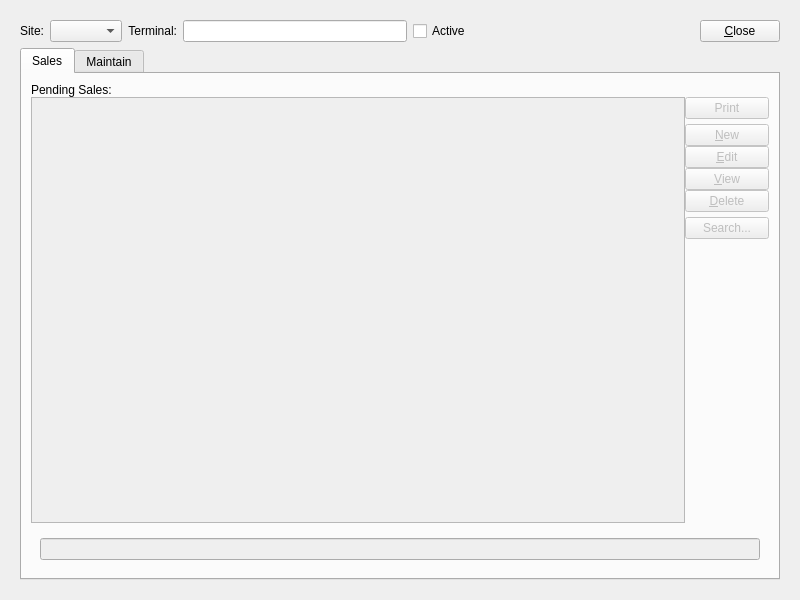
<?xml version="1.0" encoding="UTF-8"?>
<ui version="4.0">
 <class>cashRegister</class>
 <widget class="QWidget" name="cashRegister">
  <property name="geometry">
   <rect>
    <x>0</x>
    <y>0</y>
    <width>800</width>
    <height>600</height>
   </rect>
  </property>
  <property name="windowTitle">
   <string>Cash Register</string>
  </property>
  <layout class="QGridLayout" name="gridLayout_3">
   <item row="0" column="0">
    <widget class="Screen" name="_cashRegister">
     <property name="schemaName">
      <string notr="true">xtpos</string>
     </property>
     <property name="tableName">
      <string notr="true">api_cashregister</string>
     </property>
     <property name="primaryKeyColumns">
      <number>2</number>
     </property>
     <layout class="QGridLayout" name="gridLayout_2">
      <item row="0" column="0">
       <layout class="QHBoxLayout" name="_2">
        <item>
         <widget class="XLabel" name="_siteLit">
          <property name="text">
           <string>Site:</string>
          </property>
          <property name="alignment">
           <set>Qt::AlignRight|Qt::AlignTrailing|Qt::AlignVCenter</set>
          </property>
         </widget>
        </item>
        <item>
         <widget class="WComboBox" name="_site">
          <property name="fieldName">
           <string notr="true">site</string>
          </property>
         </widget>
        </item>
        <item>
         <widget class="XLabel" name="_registerLit">
          <property name="text">
           <string>Terminal:</string>
          </property>
          <property name="alignment">
           <set>Qt::AlignRight|Qt::AlignTrailing|Qt::AlignVCenter</set>
          </property>
         </widget>
        </item>
        <item>
         <widget class="XLineEdit" name="_terminal">
          <property name="fieldName">
           <string notr="true">terminal</string>
          </property>
         </widget>
        </item>
        <item>
         <widget class="XCheckBox" name="_active">
          <property name="text">
           <string>Active</string>
          </property>
          <property name="fieldName">
           <string notr="true">active</string>
          </property>
          <property name="forgetful">
           <bool>true</bool>
          </property>
         </widget>
        </item>
        <item>
         <spacer>
          <property name="orientation">
           <enum>Qt::Horizontal</enum>
          </property>
          <property name="sizeHint" stdset="0">
           <size>
            <width>40</width>
            <height>20</height>
           </size>
          </property>
         </spacer>
        </item>
        <item>
         <widget class="QPushButton" name="_close">
          <property name="enabled">
           <bool>true</bool>
          </property>
          <property name="text">
           <string>&amp;Close</string>
          </property>
         </widget>
        </item>
       </layout>
      </item>
      <item row="1" column="0">
       <widget class="QTabWidget" name="_tab">
        <property name="currentIndex">
         <number>0</number>
        </property>
        <widget class="QWidget" name="_salesTab">
         <attribute name="title">
          <string>Sales</string>
         </attribute>
         <layout class="QGridLayout" name="gridLayout_7">
          <item row="0" column="0">
           <widget class="Screen" name="_sale">
            <property name="schemaName">
             <string>xtpos</string>
            </property>
            <property name="tableName">
             <string notr="true">api_sale</string>
            </property>
            <layout class="QGridLayout" name="gridLayout_4">
             <property name="margin">
              <number>0</number>
             </property>
             <item row="0" column="0">
              <layout class="QVBoxLayout" name="_3">
               <property name="spacing">
                <number>0</number>
               </property>
               <item>
                <widget class="QLabel" name="_salesLit">
                 <property name="text">
                  <string>Pending Sales:</string>
                 </property>
                </widget>
               </item>
               <item>
                <layout class="QHBoxLayout" name="_4">
                 <item>
                  <widget class="XTreeView" name="_sales">
                   <property name="enabled">
                    <bool>false</bool>
                   </property>
                   <property name="editTriggers">
                    <set>QAbstractItemView::NoEditTriggers</set>
                   </property>
                   <property name="rootIsDecorated">
                    <bool>false</bool>
                   </property>
                   <property name="itemsExpandable">
                    <bool>false</bool>
                   </property>
                  </widget>
                 </item>
                 <item>
                  <layout class="QVBoxLayout" name="_5">
                   <item>
                    <layout class="QVBoxLayout" name="_6">
                     <item>
                      <widget class="QPushButton" name="_print">
                       <property name="enabled">
                        <bool>false</bool>
                       </property>
                       <property name="text">
                        <string>Print</string>
                       </property>
                      </widget>
                     </item>
                     <item>
                      <spacer name="verticalSpacer">
                       <property name="orientation">
                        <enum>Qt::Vertical</enum>
                       </property>
                       <property name="sizeType">
                        <enum>QSizePolicy::Preferred</enum>
                       </property>
                       <property name="sizeHint" stdset="0">
                        <size>
                         <width>20</width>
                         <height>5</height>
                        </size>
                       </property>
                      </spacer>
                     </item>
                     <item>
                      <widget class="QPushButton" name="_new">
                       <property name="enabled">
                        <bool>false</bool>
                       </property>
                       <property name="text">
                        <string>&amp;New</string>
                       </property>
                      </widget>
                     </item>
                     <item>
                      <widget class="QPushButton" name="_edit">
                       <property name="enabled">
                        <bool>false</bool>
                       </property>
                       <property name="text">
                        <string>&amp;Edit</string>
                       </property>
                      </widget>
                     </item>
                     <item>
                      <widget class="QPushButton" name="_view">
                       <property name="enabled">
                        <bool>false</bool>
                       </property>
                       <property name="text">
                        <string>&amp;View</string>
                       </property>
                      </widget>
                     </item>
                     <item>
                      <widget class="QPushButton" name="_delete">
                       <property name="enabled">
                        <bool>false</bool>
                       </property>
                       <property name="text">
                        <string>&amp;Delete</string>
                       </property>
                      </widget>
                     </item>
                     <item>
                      <spacer name="verticalSpacer_2">
                       <property name="orientation">
                        <enum>Qt::Vertical</enum>
                       </property>
                       <property name="sizeType">
                        <enum>QSizePolicy::Preferred</enum>
                       </property>
                       <property name="sizeHint" stdset="0">
                        <size>
                         <width>20</width>
                         <height>5</height>
                        </size>
                       </property>
                      </spacer>
                     </item>
                     <item>
                      <widget class="QPushButton" name="_search">
                       <property name="enabled">
                        <bool>false</bool>
                       </property>
                       <property name="text">
                        <string>Search...</string>
                       </property>
                      </widget>
                     </item>
                    </layout>
                   </item>
                   <item>
                    <spacer>
                     <property name="orientation">
                      <enum>Qt::Vertical</enum>
                     </property>
                     <property name="sizeType">
                      <enum>QSizePolicy::Expanding</enum>
                     </property>
                     <property name="sizeHint" stdset="0">
                      <size>
                       <width>84</width>
                       <height>211</height>
                      </size>
                     </property>
                    </spacer>
                   </item>
                  </layout>
                 </item>
                </layout>
               </item>
              </layout>
             </item>
            </layout>
           </widget>
          </item>
          <item row="1" column="0">
           <widget class="Screen" name="_selectedSale">
            <property name="schemaName">
             <string notr="true">xtpos</string>
            </property>
            <property name="tableName">
             <string>api_sale</string>
            </property>
            <property name="mode">
             <enum>Screen::View</enum>
            </property>
            <layout class="QHBoxLayout" name="horizontalLayout_3">
             <item>
              <widget class="XLineEdit" name="_number">
               <property name="enabled">
                <bool>false</bool>
               </property>
               <property name="sizePolicy">
                <sizepolicy hsizetype="Ignored" vsizetype="Fixed">
                 <horstretch>0</horstretch>
                 <verstretch>0</verstretch>
                </sizepolicy>
               </property>
               <property name="fieldName">
                <string notr="true">sale_number</string>
               </property>
              </widget>
             </item>
            </layout>
           </widget>
          </item>
         </layout>
        </widget>
        <widget class="QWidget" name="_maintainTab">
         <attribute name="title">
          <string>Maintain</string>
         </attribute>
         <layout class="QGridLayout" name="gridLayout_6">
          <item row="0" column="0">
           <layout class="QHBoxLayout" name="horizontalLayout_2">
            <item>
             <widget class="QLabel" name="_opentimeLit">
              <property name="text">
               <string>Opened:</string>
              </property>
              <property name="alignment">
               <set>Qt::AlignRight|Qt::AlignTrailing|Qt::AlignVCenter</set>
              </property>
             </widget>
            </item>
            <item>
             <widget class="XLineEdit" name="_opened">
              <property name="enabled">
               <bool>false</bool>
              </property>
              <property name="fieldName">
               <string notr="true">opened</string>
              </property>
             </widget>
            </item>
            <item>
             <spacer name="horizontalSpacer">
              <property name="orientation">
               <enum>Qt::Horizontal</enum>
              </property>
              <property name="sizeHint" stdset="0">
               <size>
                <width>40</width>
                <height>20</height>
               </size>
              </property>
             </spacer>
            </item>
            <item>
             <widget class="XLabel" name="_actionLit">
              <property name="text">
               <string>Action:</string>
              </property>
              <property name="alignment">
               <set>Qt::AlignRight|Qt::AlignTrailing|Qt::AlignVCenter</set>
              </property>
             </widget>
            </item>
            <item>
             <layout class="QHBoxLayout" name="_7">
              <item>
               <widget class="XComboBox" name="_action">
                <property name="fieldName">
                 <string notr="true">action</string>
                </property>
               </widget>
              </item>
              <item>
               <spacer>
                <property name="orientation">
                 <enum>Qt::Horizontal</enum>
                </property>
                <property name="sizeHint" stdset="0">
                 <size>
                  <width>40</width>
                  <height>20</height>
                 </size>
                </property>
               </spacer>
              </item>
              <item>
               <widget class="QPushButton" name="_post">
                <property name="text">
                 <string>&amp;Post</string>
                </property>
                <property name="default">
                 <bool>true</bool>
                </property>
               </widget>
              </item>
             </layout>
            </item>
           </layout>
          </item>
          <item row="1" column="0">
           <widget class="QGroupBox" name="_statsGroup">
            <property name="title">
             <string/>
            </property>
            <layout class="QGridLayout" name="gridLayout">
             <item row="0" column="0">
              <layout class="QHBoxLayout" name="_8">
               <item>
                <layout class="QGridLayout" name="_9">
                 <property name="verticalSpacing">
                  <number>12</number>
                 </property>
                 <item row="0" column="0">
                  <widget class="QLabel" name="_openBalanceLit">
                   <property name="text">
                    <string>Opening Balance:</string>
                   </property>
                  </widget>
                 </item>
                 <item row="0" column="1">
                  <widget class="CurrCluster" name="_openBalance">
                   <property name="fieldNameValue">
                    <string notr="true">opening_balance</string>
                   </property>
                   <property name="currencyEnabled">
                    <bool>false</bool>
                   </property>
                   <property name="currencyVisible">
                    <bool>false</bool>
                   </property>
                   <property name="enabled">
                    <bool>false</bool>
                   </property>
                  </widget>
                 </item>
                 <item row="0" column="2">
                  <widget class="QLabel" name="_cashSalesLit">
                   <property name="text">
                    <string>Cash Sales:</string>
                   </property>
                   <property name="alignment">
                    <set>Qt::AlignRight|Qt::AlignTrailing|Qt::AlignVCenter</set>
                   </property>
                  </widget>
                 </item>
                 <item row="0" column="3">
                  <widget class="CurrCluster" name="_cashSales">
                   <property name="fieldNameValue">
                    <string notr="true">cash_sales</string>
                   </property>
                   <property name="currencyEnabled">
                    <bool>false</bool>
                   </property>
                   <property name="currencyVisible">
                    <bool>false</bool>
                   </property>
                   <property name="enabled">
                    <bool>false</bool>
                   </property>
                  </widget>
                 </item>
                 <item row="1" column="0">
                  <widget class="QLabel" name="_currentBalanceLit">
                   <property name="text">
                    <string>Current Balance:</string>
                   </property>
                   <property name="alignment">
                    <set>Qt::AlignRight|Qt::AlignTrailing|Qt::AlignVCenter</set>
                   </property>
                  </widget>
                 </item>
                 <item row="1" column="1">
                  <widget class="CurrCluster" name="_currentBalance">
                   <property name="fieldNameValue">
                    <string notr="true">current_balance</string>
                   </property>
                   <property name="currencyEnabled">
                    <bool>false</bool>
                   </property>
                   <property name="currencyVisible">
                    <bool>false</bool>
                   </property>
                   <property name="enabled">
                    <bool>false</bool>
                   </property>
                  </widget>
                 </item>
                 <item row="1" column="2">
                  <widget class="QLabel" name="_ccSalesLit">
                   <property name="text">
                    <string>Credit Card Sales</string>
                   </property>
                   <property name="alignment">
                    <set>Qt::AlignRight|Qt::AlignTrailing|Qt::AlignVCenter</set>
                   </property>
                  </widget>
                 </item>
                 <item row="1" column="3">
                  <widget class="CurrCluster" name="_ccSales">
                   <property name="fieldNameValue">
                    <string notr="true">credit_card_sales</string>
                   </property>
                   <property name="currencyEnabled">
                    <bool>false</bool>
                   </property>
                   <property name="currencyVisible">
                    <bool>false</bool>
                   </property>
                   <property name="enabled">
                    <bool>false</bool>
                   </property>
                  </widget>
                 </item>
                 <item row="2" column="0">
                  <widget class="QLabel" name="_totalSalesLit">
                   <property name="text">
                    <string>Total Sales:</string>
                   </property>
                   <property name="alignment">
                    <set>Qt::AlignRight|Qt::AlignTrailing|Qt::AlignVCenter</set>
                   </property>
                  </widget>
                 </item>
                 <item row="2" column="1">
                  <widget class="CurrCluster" name="_totalSales">
                   <property name="fieldNameValue">
                    <string notr="true">total_sales</string>
                   </property>
                   <property name="currencyEnabled">
                    <bool>false</bool>
                   </property>
                   <property name="currencyVisible">
                    <bool>false</bool>
                   </property>
                   <property name="enabled">
                    <bool>false</bool>
                   </property>
                  </widget>
                 </item>
                 <item row="2" column="2">
                  <widget class="QLabel" name="_checkSalesLit">
                   <property name="text">
                    <string>Check Sales:</string>
                   </property>
                   <property name="alignment">
                    <set>Qt::AlignRight|Qt::AlignTrailing|Qt::AlignVCenter</set>
                   </property>
                  </widget>
                 </item>
                 <item row="2" column="3">
                  <widget class="CurrCluster" name="_checkSales">
                   <property name="fieldNameValue">
                    <string notr="true">check_sales</string>
                   </property>
                   <property name="currencyEnabled">
                    <bool>false</bool>
                   </property>
                   <property name="currencyVisible">
                    <bool>false</bool>
                   </property>
                   <property name="enabled">
                    <bool>false</bool>
                   </property>
                  </widget>
                 </item>
                </layout>
               </item>
               <item>
                <spacer>
                 <property name="orientation">
                  <enum>Qt::Horizontal</enum>
                 </property>
                 <property name="sizeHint" stdset="0">
                  <size>
                   <width>20</width>
                   <height>20</height>
                  </size>
                 </property>
                </spacer>
               </item>
              </layout>
             </item>
            </layout>
           </widget>
          </item>
          <item row="2" column="0">
           <widget class="QGroupBox" name="_transferGroup">
            <property name="title">
             <string>Bank Transfer</string>
            </property>
            <layout class="QGridLayout" name="_10">
             <item row="0" column="0">
              <widget class="QLabel" name="_accountLit">
               <property name="text">
                <string>Account:</string>
               </property>
               <property name="alignment">
                <set>Qt::AlignRight|Qt::AlignTrailing|Qt::AlignVCenter</set>
               </property>
              </widget>
             </item>
             <item row="0" column="1">
              <layout class="QHBoxLayout" name="_11">
               <item>
                <widget class="XComboBox" name="_bankaccount">
                 <property name="fieldName">
                  <string notr="true">account</string>
                 </property>
                </widget>
               </item>
               <item>
                <spacer>
                 <property name="orientation">
                  <enum>Qt::Horizontal</enum>
                 </property>
                 <property name="sizeHint" stdset="0">
                  <size>
                   <width>61</width>
                   <height>26</height>
                  </size>
                 </property>
                </spacer>
               </item>
              </layout>
             </item>
             <item row="1" column="0">
              <widget class="QLabel" name="_amountLit">
               <property name="text">
                <string> Amount:</string>
               </property>
               <property name="alignment">
                <set>Qt::AlignRight|Qt::AlignTrailing|Qt::AlignVCenter</set>
               </property>
              </widget>
             </item>
             <item row="1" column="1">
              <layout class="QHBoxLayout" name="_12">
               <item>
                <widget class="CurrCluster" name="_transferAmt">
                 <property name="sizePolicy">
                  <sizepolicy hsizetype="Fixed" vsizetype="Preferred">
                   <horstretch>0</horstretch>
                   <verstretch>0</verstretch>
                  </sizepolicy>
                 </property>
                 <property name="fieldNameValue">
                  <string notr="true">transfer_amount</string>
                 </property>
                 <property name="currencyEnabled">
                  <bool>false</bool>
                 </property>
                 <property name="currencyVisible">
                  <bool>false</bool>
                 </property>
                </widget>
               </item>
               <item>
                <widget class="XComboBox" name="_transferDirection">
                 <property name="fieldName">
                  <string notr="true">transfer_direction</string>
                 </property>
                </widget>
               </item>
               <item>
                <widget class="XCheckBox" name="_depositChecks">
                 <property name="text">
                  <string>Deposit Checks</string>
                 </property>
                 <property name="fieldName">
                  <string notr="true">deposit_checks</string>
                 </property>
                 <property name="forgetful">
                  <bool>true</bool>
                 </property>
                </widget>
               </item>
               <item>
                <spacer>
                 <property name="orientation">
                  <enum>Qt::Horizontal</enum>
                 </property>
                 <property name="sizeHint" stdset="0">
                  <size>
                   <width>0</width>
                   <height>26</height>
                  </size>
                 </property>
                </spacer>
               </item>
              </layout>
             </item>
            </layout>
           </widget>
          </item>
          <item row="3" column="0">
           <widget class="QGroupBox" name="_adjGroup">
            <property name="title">
             <string>Adjustment</string>
            </property>
            <property name="checked">
             <bool>false</bool>
            </property>
            <layout class="QGridLayout" name="gridLayout_5">
             <item row="0" column="0">
              <widget class="QLabel" name="_adjAmountLit">
               <property name="text">
                <string>Amount:</string>
               </property>
               <property name="alignment">
                <set>Qt::AlignRight|Qt::AlignTrailing|Qt::AlignVCenter</set>
               </property>
              </widget>
             </item>
             <item row="0" column="1">
              <layout class="QHBoxLayout" name="horizontalLayout">
               <item>
                <widget class="CurrCluster" name="_adjustAmt">
                 <property name="sizePolicy">
                  <sizepolicy hsizetype="Fixed" vsizetype="Preferred">
                   <horstretch>0</horstretch>
                   <verstretch>0</verstretch>
                  </sizepolicy>
                 </property>
                 <property name="fieldNameValue">
                  <string notr="true">adjustment_amount</string>
                 </property>
                 <property name="currencyEnabled">
                  <bool>false</bool>
                 </property>
                 <property name="currencyVisible">
                  <bool>false</bool>
                 </property>
                </widget>
               </item>
               <item>
                <widget class="XComboBox" name="_adjustDirection">
                 <property name="fieldName">
                  <string notr="true">adjustment_direction</string>
                 </property>
                </widget>
               </item>
               <item>
                <spacer>
                 <property name="orientation">
                  <enum>Qt::Horizontal</enum>
                 </property>
                 <property name="sizeHint" stdset="0">
                  <size>
                   <width>0</width>
                   <height>26</height>
                  </size>
                 </property>
                </spacer>
               </item>
              </layout>
             </item>
            </layout>
           </widget>
          </item>
          <item row="4" column="0">
           <layout class="QGridLayout" name="_13">
            <item row="0" column="0">
             <widget class="QLabel" name="_newbalanceLit">
              <property name="text">
               <string>New Balance:</string>
              </property>
              <property name="alignment">
               <set>Qt::AlignRight|Qt::AlignTrailing|Qt::AlignVCenter</set>
              </property>
             </widget>
            </item>
            <item row="0" column="1">
             <layout class="QHBoxLayout" name="_14">
              <item>
               <widget class="CurrCluster" name="_newbalance">
                <property name="currencyEnabled">
                 <bool>false</bool>
                </property>
                <property name="currencyVisible">
                 <bool>false</bool>
                </property>
                <property name="enabled">
                 <bool>false</bool>
                </property>
               </widget>
              </item>
              <item>
               <spacer>
                <property name="orientation">
                 <enum>Qt::Horizontal</enum>
                </property>
                <property name="sizeHint" stdset="0">
                 <size>
                  <width>121</width>
                  <height>20</height>
                 </size>
                </property>
               </spacer>
              </item>
             </layout>
            </item>
            <item row="1" column="0">
             <widget class="QLabel" name="_notesLit">
              <property name="text">
               <string>Notes:</string>
              </property>
              <property name="alignment">
               <set>Qt::AlignRight|Qt::AlignTop|Qt::AlignTrailing</set>
              </property>
             </widget>
            </item>
            <item row="1" column="1">
             <widget class="XTextEdit" name="_notes">
              <property name="sizePolicy">
               <sizepolicy hsizetype="Expanding" vsizetype="Preferred">
                <horstretch>0</horstretch>
                <verstretch>1</verstretch>
               </sizepolicy>
              </property>
              <property name="fieldName">
               <string notr="true">notes</string>
              </property>
             </widget>
            </item>
           </layout>
          </item>
          <item row="5" column="0">
           <layout class="QHBoxLayout" name="horizontalLayout_4">
            <item>
             <widget class="XCheckBox" name="_printReceipt">
              <property name="text">
               <string>Print Receipt</string>
              </property>
              <property name="checked">
               <bool>false</bool>
              </property>
             </widget>
            </item>
            <item>
             <spacer name="horizontalSpacer_2">
              <property name="orientation">
               <enum>Qt::Horizontal</enum>
              </property>
              <property name="sizeHint" stdset="0">
               <size>
                <width>40</width>
                <height>20</height>
               </size>
              </property>
             </spacer>
            </item>
            <item>
             <widget class="QPushButton" name="_options">
              <property name="text">
               <string>Options...</string>
              </property>
             </widget>
            </item>
           </layout>
          </item>
         </layout>
        </widget>
       </widget>
      </item>
     </layout>
    </widget>
   </item>
  </layout>
 </widget>
 <customwidgets>
  <customwidget>
   <class>CurrCluster</class>
   <extends>CurrDisplay</extends>
   <header>currcluster.h</header>
  </customwidget>
  <customwidget>
   <class>CurrDisplay</class>
   <extends>QWidget</extends>
   <header>currcluster.h</header>
  </customwidget>
  <customwidget>
   <class>Screen</class>
   <extends>QWidget</extends>
   <header>screen.h</header>
   <container>1</container>
  </customwidget>
  <customwidget>
   <class>WComboBox</class>
   <extends>XComboBox</extends>
   <header>wcombobox.h</header>
  </customwidget>
  <customwidget>
   <class>XCheckBox</class>
   <extends>QCheckBox</extends>
   <header>xcheckbox.h</header>
  </customwidget>
  <customwidget>
   <class>XComboBox</class>
   <extends>QComboBox</extends>
   <header>xcombobox.h</header>
  </customwidget>
  <customwidget>
   <class>XLabel</class>
   <extends>QLabel</extends>
   <header>xlabel.h</header>
  </customwidget>
  <customwidget>
   <class>XLineEdit</class>
   <extends>QLineEdit</extends>
   <header>xlineedit.h</header>
   <container>1</container>
  </customwidget>
  <customwidget>
   <class>XTreeView</class>
   <extends>QTreeView</extends>
   <header>xtreeview.h</header>
  </customwidget>
  <customwidget>
   <class>XTextEdit</class>
   <extends>QTextEdit</extends>
   <header>xtextedit.h</header>
  </customwidget>
 </customwidgets>
 <resources/>
 <connections>
  <connection>
   <sender>_cashRegister</sender>
   <signal>newDataWidgetMapper(XDataWidgetMapper*)</signal>
   <receiver>_active</receiver>
   <slot>setDataWidgetMap(XDataWidgetMapper*)</slot>
   <hints>
    <hint type="sourcelabel">
     <x>348</x>
     <y>350</y>
    </hint>
    <hint type="destinationlabel">
     <x>421</x>
     <y>39</y>
    </hint>
   </hints>
  </connection>
  <connection>
   <sender>_cashRegister</sender>
   <signal>newDataWidgetMapper(XDataWidgetMapper*)</signal>
   <receiver>_openBalance</receiver>
   <slot>setDataWidgetMap(XDataWidgetMapper*)</slot>
   <hints>
    <hint type="sourcelabel">
     <x>348</x>
     <y>350</y>
    </hint>
    <hint type="destinationlabel">
     <x>148</x>
     <y>160</y>
    </hint>
   </hints>
  </connection>
  <connection>
   <sender>_cashRegister</sender>
   <signal>newDataWidgetMapper(XDataWidgetMapper*)</signal>
   <receiver>_currentBalance</receiver>
   <slot>setDataWidgetMap(XDataWidgetMapper*)</slot>
   <hints>
    <hint type="sourcelabel">
     <x>348</x>
     <y>350</y>
    </hint>
    <hint type="destinationlabel">
     <x>148</x>
     <y>160</y>
    </hint>
   </hints>
  </connection>
  <connection>
   <sender>_cashRegister</sender>
   <signal>newDataWidgetMapper(XDataWidgetMapper*)</signal>
   <receiver>_totalSales</receiver>
   <slot>setDataWidgetMap(XDataWidgetMapper*)</slot>
   <hints>
    <hint type="sourcelabel">
     <x>348</x>
     <y>350</y>
    </hint>
    <hint type="destinationlabel">
     <x>148</x>
     <y>160</y>
    </hint>
   </hints>
  </connection>
  <connection>
   <sender>_cashRegister</sender>
   <signal>newDataWidgetMapper(XDataWidgetMapper*)</signal>
   <receiver>_opened</receiver>
   <slot>setDataWidgetMap(XDataWidgetMapper*)</slot>
   <hints>
    <hint type="sourcelabel">
     <x>348</x>
     <y>350</y>
    </hint>
    <hint type="destinationlabel">
     <x>128</x>
     <y>119</y>
    </hint>
   </hints>
  </connection>
  <connection>
   <sender>_cashRegister</sender>
   <signal>newDataWidgetMapper(XDataWidgetMapper*)</signal>
   <receiver>_cashSales</receiver>
   <slot>setDataWidgetMap(XDataWidgetMapper*)</slot>
   <hints>
    <hint type="sourcelabel">
     <x>348</x>
     <y>350</y>
    </hint>
    <hint type="destinationlabel">
     <x>148</x>
     <y>160</y>
    </hint>
   </hints>
  </connection>
  <connection>
   <sender>_cashRegister</sender>
   <signal>newDataWidgetMapper(XDataWidgetMapper*)</signal>
   <receiver>_ccSales</receiver>
   <slot>setDataWidgetMap(XDataWidgetMapper*)</slot>
   <hints>
    <hint type="sourcelabel">
     <x>348</x>
     <y>350</y>
    </hint>
    <hint type="destinationlabel">
     <x>148</x>
     <y>160</y>
    </hint>
   </hints>
  </connection>
  <connection>
   <sender>_cashRegister</sender>
   <signal>newDataWidgetMapper(XDataWidgetMapper*)</signal>
   <receiver>_checkSales</receiver>
   <slot>setDataWidgetMap(XDataWidgetMapper*)</slot>
   <hints>
    <hint type="sourcelabel">
     <x>348</x>
     <y>350</y>
    </hint>
    <hint type="destinationlabel">
     <x>148</x>
     <y>160</y>
    </hint>
   </hints>
  </connection>
  <connection>
   <sender>_cashRegister</sender>
   <signal>newDataWidgetMapper(XDataWidgetMapper*)</signal>
   <receiver>_site</receiver>
   <slot>setDataWidgetMap(XDataWidgetMapper*)</slot>
   <hints>
    <hint type="sourcelabel">
     <x>348</x>
     <y>350</y>
    </hint>
    <hint type="destinationlabel">
     <x>114</x>
     <y>39</y>
    </hint>
   </hints>
  </connection>
  <connection>
   <sender>_cashRegister</sender>
   <signal>newDataWidgetMapper(XDataWidgetMapper*)</signal>
   <receiver>_terminal</receiver>
   <slot>setDataWidgetMap(XDataWidgetMapper*)</slot>
   <hints>
    <hint type="sourcelabel">
     <x>348</x>
     <y>350</y>
    </hint>
    <hint type="destinationlabel">
     <x>313</x>
     <y>38</y>
    </hint>
   </hints>
  </connection>
  <connection>
   <sender>_sale</sender>
   <signal>newModel(XSqlTableModel*)</signal>
   <receiver>_sales</receiver>
   <slot>setModel(XSqlTableModel*)</slot>
   <hints>
    <hint type="sourcelabel">
     <x>348</x>
     <y>380</y>
    </hint>
    <hint type="destinationlabel">
     <x>294</x>
     <y>388</y>
    </hint>
   </hints>
  </connection>
  <connection>
   <sender>_sale</sender>
   <signal>newModel(XSqlTableModel*)</signal>
   <receiver>_selectedSale</receiver>
   <slot>setModel(XSqlTableModel*)</slot>
   <hints>
    <hint type="sourcelabel">
     <x>667</x>
     <y>117</y>
    </hint>
    <hint type="destinationlabel">
     <x>543</x>
     <y>638</y>
    </hint>
   </hints>
  </connection>
  <connection>
   <sender>_selectedSale</sender>
   <signal>newDataWidgetMapper(XDataWidgetMapper*)</signal>
   <receiver>_number</receiver>
   <slot>setDataWidgetMap(XDataWidgetMapper*)</slot>
   <hints>
    <hint type="sourcelabel">
     <x>634</x>
     <y>640</y>
    </hint>
    <hint type="destinationlabel">
     <x>629</x>
     <y>653</y>
    </hint>
   </hints>
  </connection>
 </connections>
</ui>
